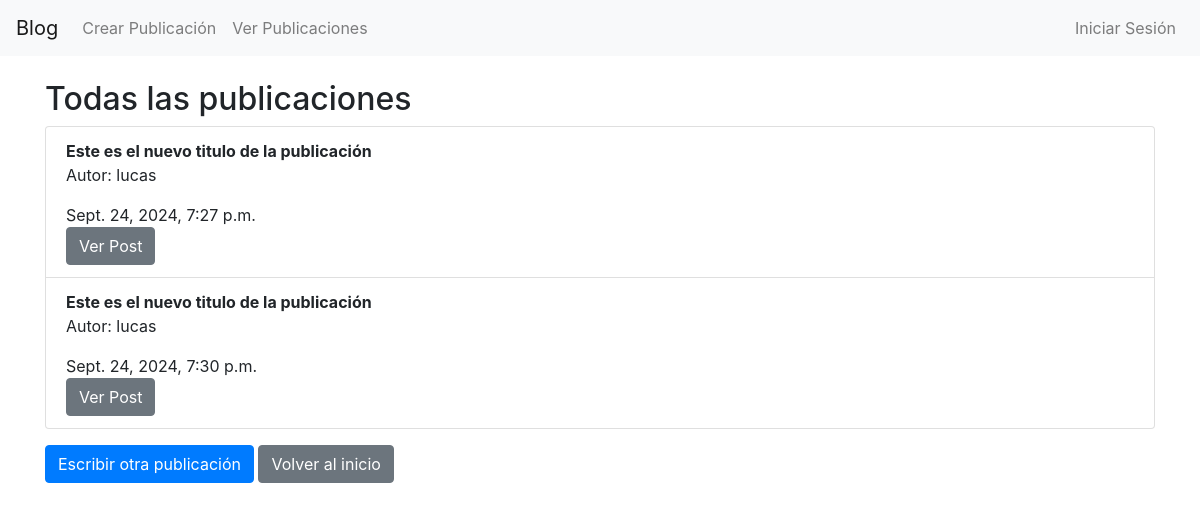
The page /listar/ on the database as committed earlier.
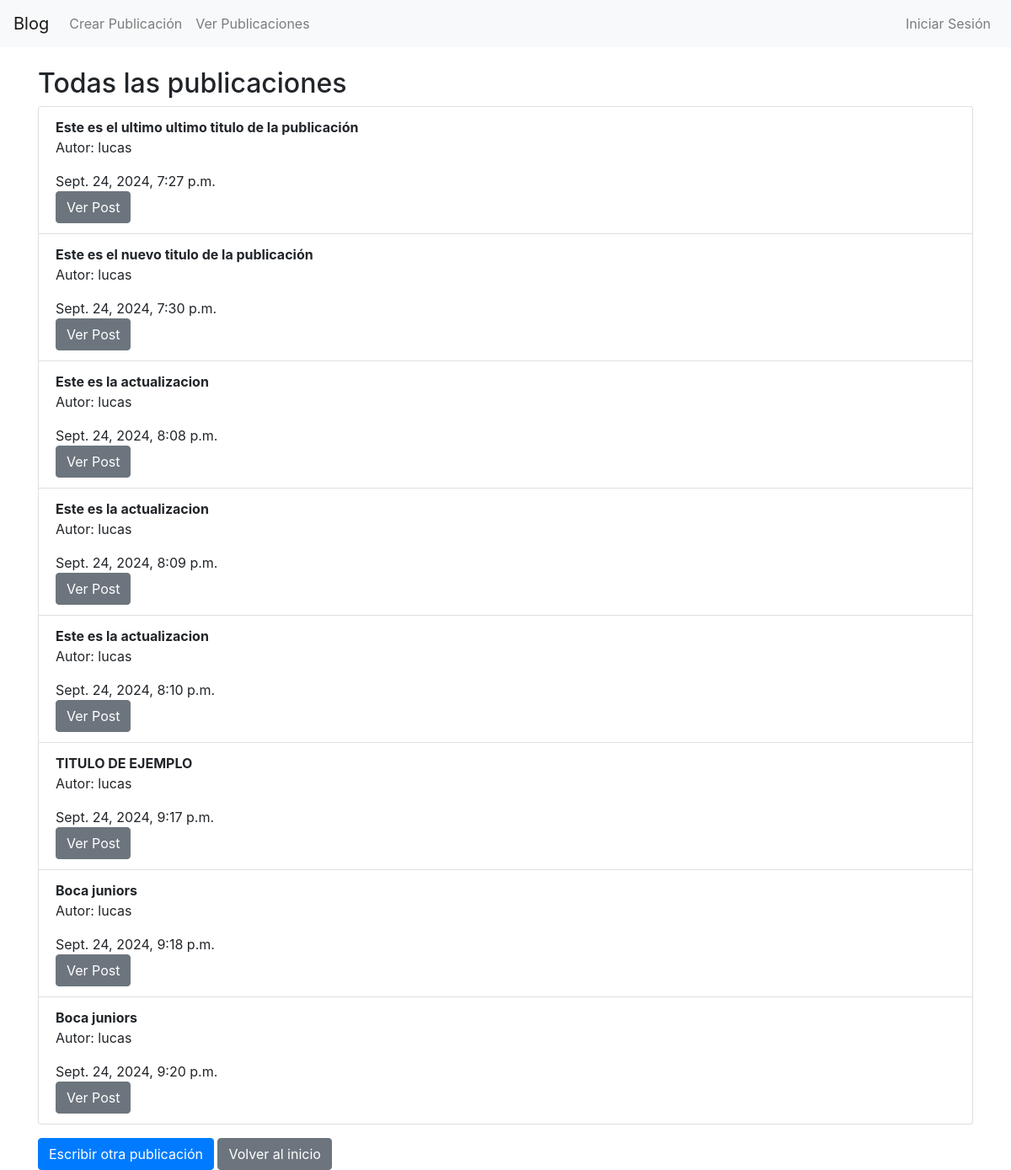
The same page on the database as committed later.
### post/models.py (models this page shows, shortened)
class Post(models.Model):
    titulo = models.CharField(max_length=255)
    contenido = models.TextField()
    fecha_publicacion = models.DateTimeField(auto_now_add=True)
    autor = models.ForeignKey(User, on_delete=models.CASCADE)

### post/views.py (the view)
# urls.py: path('listar/', views.listar_post, name='listar_post'),
def listar_post(request):
    publicaciones = Post.objects.all()
    return render(request, 'listar_post.html', {'publicaciones': publicaciones})

### post/templates/listar_post.html
{% extends 'base.html' %}
{% block content %}
    <h2>Todas las publicaciones</h2>
    {% if publicaciones %}
        <ul class="list-group">
            {% for publicacion in publicaciones %}
                <li class="list-group-item">
                    <strong>{{ publicacion.titulo }}</strong>
                    <p>Autor: {{ publicacion.autor}}</p>
                    <span>{{ publicacion.fecha_publicacion }}</span><br>
                    <a href="{% url 'detalle_post' publicacion.id %}" class="btn btn-secondary" style="height: min-content;">Ver Post</a>
                </li>
            {% endfor %}
        </ul>
    {% else %}
        <p>No hay publicaciones aún.</p>
    {% endif %}
    <a href="{% url 'crear_publicacion' %}" class="btn btn-primary mt-3">Escribir otra publicación</a>
    <a href="{% url 'inicio_view' %}" class="btn btn-secondary mt-3">Volver al inicio</a>
{% endblock %}

### post/templates/base.html (shortened to what this page needs)
<!DOCTYPE html>
<html lang="es">
<head>
    <link rel="stylesheet" href="https://stackpath.bootstrapcdn.com/bootstrap/4.5.2/css/bootstrap.min.css">
</head>
<body>
    <nav class="navbar navbar-expand-lg navbar-light bg-light">
        <a class="navbar-brand" href="{% url 'inicio_view' %}">Blog</a>
        <div class="collapse navbar-collapse" id="navbarNav">
            <ul class="navbar-nav mr-auto">
                <li class="nav-item">
                    <a class="nav-link" href="{% url 'crear_publicacion' %}">Crear Publicación</a>
                </li>
                <li class="nav-item">
                    <a class="nav-link" href="{% url 'listar_post' %}">Ver Publicaciones</a>
                </li>
            </ul>
            <ul class="navbar-nav ml-auto">
                {% if user.is_authenticated %}
                    <li class="nav-item">
                        <a class="nav-link">Hola, {{ user.username }}</a>
                    </li>
                    <li class="nav-item">
                        <form method="POST" action="{% url 'logout' %}">
                            {% csrf_token %}
                            <button class="btn btn-link nav-link" type="submit" style="padding: 0;">Cerrar Sesión</button>
                        </form>
                    </li>
                {% else %}
                    <li class="nav-item">
                        <a class="nav-link" href="{% url 'login' %}">Iniciar Sesión</a>
                    </li>
                {% endif %}
            </ul>
        </div>
    </nav>
        <div class="container mt-4">
            {% block content %}
            {% endblock %}
        </div>
</body>
</html>

Rows that differ between the two databases and show on the page:
changed Post: titulo "Este es el nuevo titulo de la publicación" → "Este es el ultimo ultimo titulo de la publicación"
added Post: titulo "Este es la actualizacion", autor "lucas", fecha_publicacion "Sept. 24, 2024, 8:08 p.m."
added Post: titulo "Este es la actualizacion", autor "lucas", fecha_publicacion "Sept. 24, 2024, 8:09 p.m."
added Post: titulo "Este es la actualizacion", autor "lucas", fecha_publicacion "Sept. 24, 2024, 8:10 p.m."
added Post: titulo "TITULO DE EJEMPLO", autor "lucas", fecha_publicacion "Sept. 24, 2024, 9:17 p.m."
added Post: titulo "Boca juniors", autor "lucas", fecha_publicacion "Sept. 24, 2024, 9:18 p.m."
added Post: titulo "Boca juniors", autor "lucas", fecha_publicacion "Sept. 24, 2024, 9:20 p.m."
